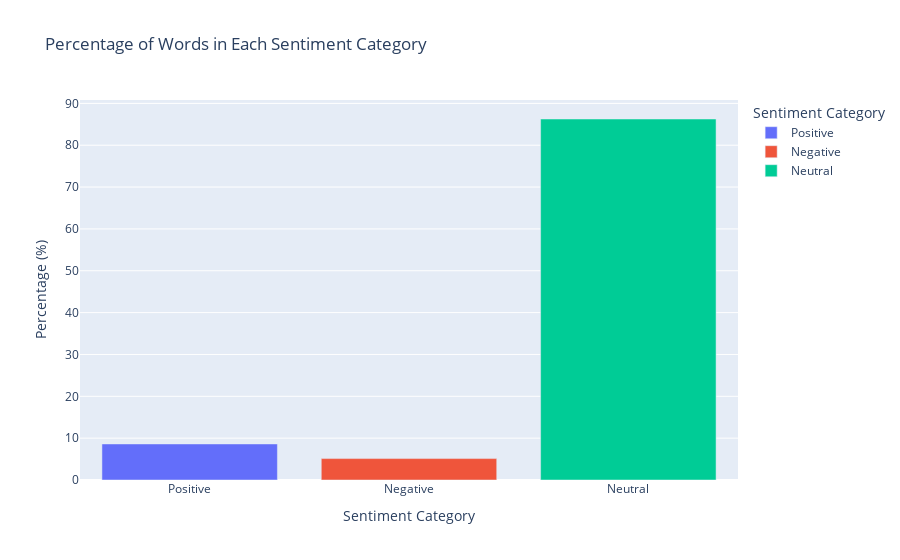

The code cell stored with this chart in its notebook:
### Code cell
fig = px.bar(df_percentages, x='Sentiment', y='Percentage', color='Sentiment',
             labels={'Sentiment': 'Sentiment Category', 'Percentage': 'Percentage (%)'},
             title='Percentage of Words in Each Sentiment Category')
fig.show()

### Figure 1 — Plotly figure (JSON) as saved in the notebook; plotly's stock layout.template omitted (floating-point values rounded to 4 significant figures)
{"data": [{"alignmentgroup": "True", "hovertemplate": "Sentiment Category=%{x}<br>Percentage (%)=%{y}<extra></extra>", "legendgroup": "Positive", "marker": {"color": "#636efa", "pattern": {"shape": ""}}, "name": "Positive", "offsetgroup": "Positive", "orientation": "v", "showlegend": true, "textposition": "auto", "type": "bar", "x": ["Positive"], "xaxis": "x", "y": [8.614], "yaxis": "y"}, {"alignmentgroup": "True", "hovertemplate": "Sentiment Category=%{x}<br>Percentage (%)=%{y}<extra></extra>", "legendgroup": "Negative", "marker": {"color": "#EF553B", "pattern": {"shape": ""}}, "name": "Negative", "offsetgroup": "Negative", "orientation": "v", "showlegend": true, "textposition": "auto", "type": "bar", "x": ["Negative"], "xaxis": "x", "y": [5.119], "yaxis": "y"}, {"alignmentgroup": "True", "hovertemplate": "Sentiment Category=%{x}<br>Percentage (%)=%{y}<extra></extra>", "legendgroup": "Neutral", "marker": {"color": "#00cc96", "pattern": {"shape": ""}}, "name": "Neutral", "offsetgroup": "Neutral", "orientation": "v", "showlegend": true, "textposition": "auto", "type": "bar", "x": ["Neutral"], "xaxis": "x", "y": [86.27], "yaxis": "y"}], "layout": {"autosize": true, "barmode": "relative", "legend": {"title": {"text": "Sentiment Category"}, "tracegroupgap": 0}, "title": {"text": "Percentage of Words in Each Sentiment Category"}, "xaxis": {"anchor": "y", "autorange": true, "categoryarray": ["Positive", "Negative", "Neutral"], "categoryorder": "array", "domain": [0, 1], "range": [-0.5, 2.5], "title": {"text": "Sentiment Category"}, "type": "category"}, "yaxis": {"anchor": "x", "autorange": true, "domain": [0, 1], "range": [0, 90.81], "title": {"text": "Percentage (%)"}, "type": "linear"}}}
